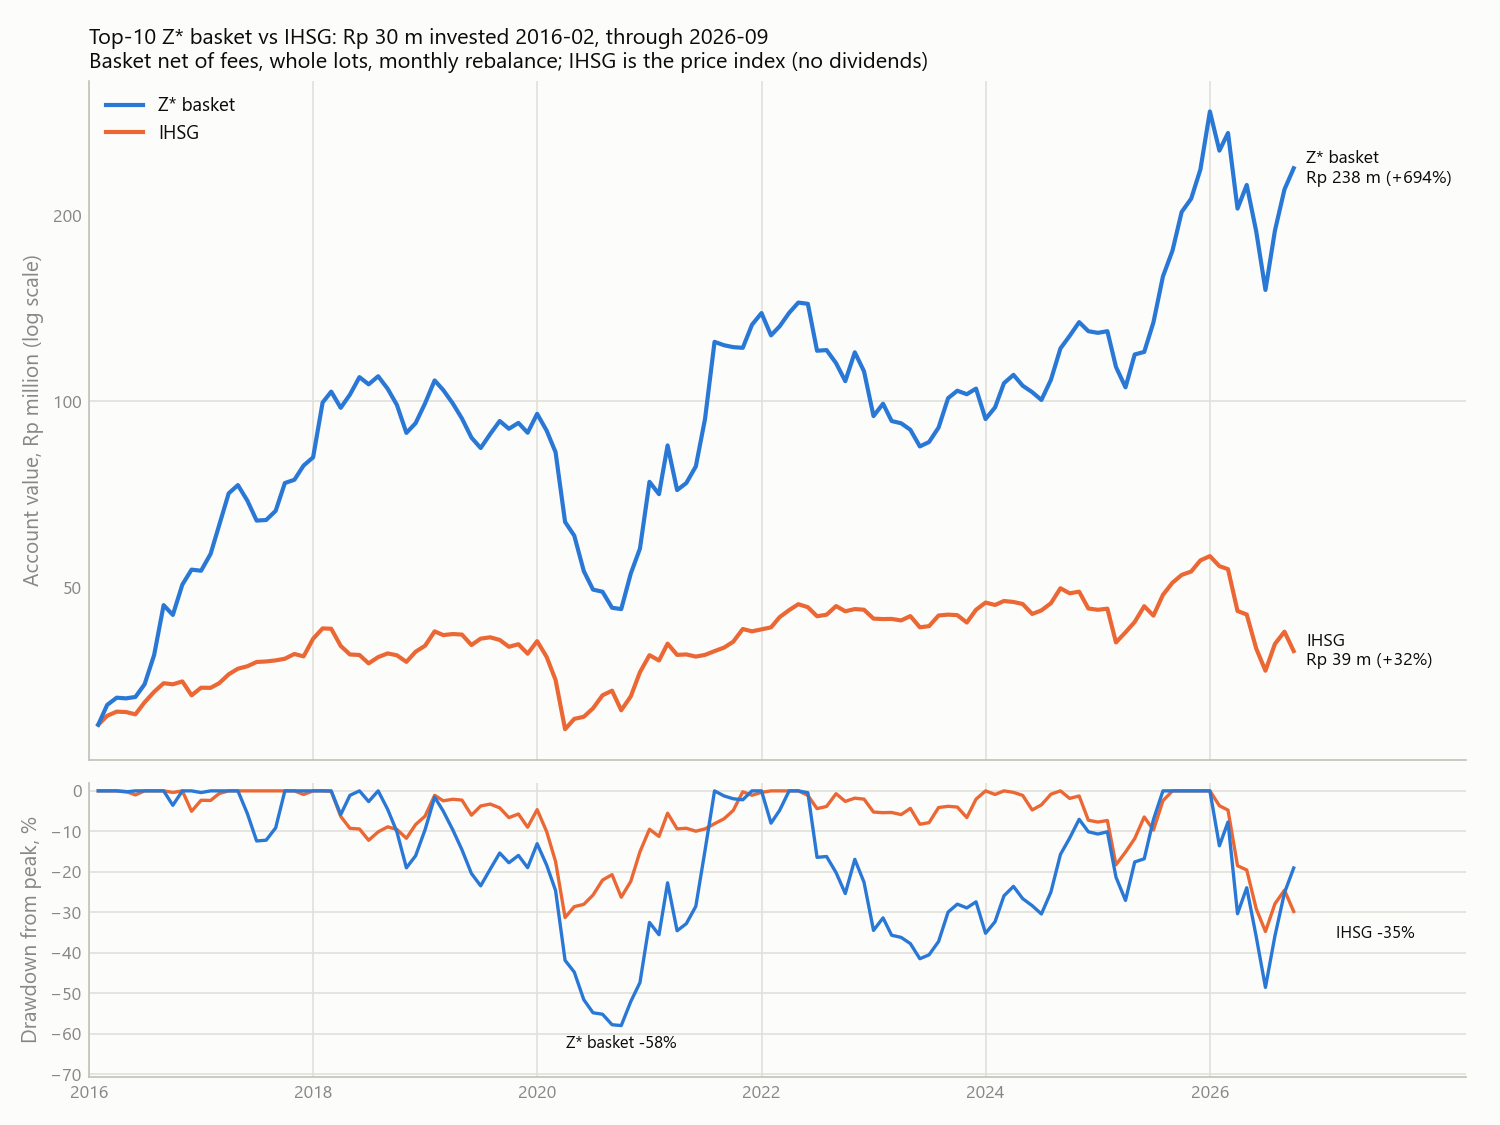

This chart was generated by the following Python code:
"""Step 08b - the basket account (nav.csv from run.py) against the IDX Composite (IHSG).

IHSG is the price index (no dividends, no costs); the basket is net of fees with dividends reinvested, so the
comparison flatters the basket by the index's dividend yield (roughly 2-3% a year).
Outputs (08_basket/): vs_ihsg.png, vs_ihsg.md, vs_ihsg.csv (monthly series).
"""
import sys
from pathlib import Path

import matplotlib
matplotlib.use("Agg")
import matplotlib.pyplot as plt  # noqa: E402
import numpy as np  # noqa: E402
import pandas as pd  # noqa: E402
from matplotlib.ticker import FuncFormatter  # noqa: E402

ROOT = Path(__file__).resolve().parents[1]
sys.path.insert(0, str(ROOT))
from config import settings as S  # noqa: E402
from lib.io import load, to_markdown  # noqa: E402

OUT = ROOT / "08_basket"
BASKET, INDEX = "Z* basket", "IHSG"
COLORS = {BASKET: "#2a78d6", INDEX: "#eb6834"}
INK, MUTED, GRID, SURFACE = "#0b0b0b", "#898781", "#e1e0d9", "#fcfcfb"


def stats(r, rf):
    v = (1 + r).cumprod()
    return {"months": len(r), "total_%": 100 * (v.iloc[-1] - 1), "CAGR_%": 100 * (v.iloc[-1] ** (12 / len(r)) - 1),
            "ann_vol_%": 100 * r.std() * np.sqrt(12),
            "sharpe": (r - rf.reindex(r.index)).mean() / r.std() * np.sqrt(12),
            "max_DD_%": 100 * (v / v.cummax().clip(lower=1) - 1).min(), "worst_month_%": 100 * r.min(),
            "hit_%": 100 * (r > 0).mean()}


def main():
    nav = pd.read_csv(OUT / "nav.csv")
    idx = pd.PeriodIndex(nav.month, freq="M")
    fm = load(S.INTERIM / "factors_monthly.pkl")
    rf = load(S.PROCESSED / "aggregates_monthly.pkl")["Rf"]
    r = pd.DataFrame({BASKET: nav.ret_pct.values / 100, INDEX: fm["IHSG"].reindex(idx).values}, index=idx)
    capital = nav.nav_start.iloc[0]

    rows = {}
    for label, n in (("full", len(r)), ("10y", 120), ("5y", 60), ("3y", 36), ("1y", 12)):
        for name in r:
            rows[(label, name)] = stats(r[name].iloc[-n:], rf)
    st = pd.DataFrame(rows).T.round(2)
    st.index.names = ["window", "portfolio"]
    yr = (100 * ((1 + r).groupby(r.index.year).prod() - 1)).round(1)
    yr["excess_pp"] = (yr[BASKET] - yr[INDEX]).round(1)
    yr.index.name = "year"
    ex = r[BASKET] - r[INDEX]
    beta = r[BASKET].cov(r[INDEX]) / r[INDEX].var()
    alpha = 12 * ((r[BASKET] - rf.reindex(idx)).mean() - beta * (r[INDEX] - rf.reindex(idx)).mean())
    rel = {"months basket beat IHSG_%": 100 * (ex > 0).mean(), "years basket beat IHSG": f"{(yr.excess_pp > 0).sum()} of {len(yr)}",
           "correlation": r[BASKET].corr(r[INDEX]), "beta to IHSG": beta, "alpha_%/yr": 100 * alpha,
           "tracking_error_%/yr": 100 * ex.std() * np.sqrt(12),
           "information_ratio": ex.mean() / ex.std() * np.sqrt(12)}
    rel = pd.DataFrame({"value": {k: v if isinstance(v, str) else f"{v:.2f}" for k, v in rel.items()}})
    rel.index.name = "measure"

    w = capital * (1 + r).cumprod()
    w.loc[idx[0] - 1] = capital
    w = w.sort_index()
    dd = 100 * (w / w.cummax() - 1)
    x = w.index.to_timestamp(how="end")
    w.assign(**{f"dd_{c}": dd[c] for c in dd}).round(2).to_csv(OUT / "vs_ihsg.csv", index_label="month")

    plt.rcParams.update({"font.family": "sans-serif", "font.sans-serif": ["Segoe UI", "DejaVu Sans"],
                         "axes.edgecolor": "#c3c2b7", "text.color": INK, "axes.labelcolor": MUTED,
                         "xtick.color": MUTED, "ytick.color": MUTED})
    fig, (ax, ax2) = plt.subplots(2, 1, figsize=(10, 7.5), sharex=True, gridspec_kw={"height_ratios": [3, 1.3]},
                                  facecolor=SURFACE)
    for name in (INDEX, BASKET):
        ax.plot(x, w[name], color=COLORS[name], lw=2, label=name)
        ax.annotate(f"{name}\nRp {w[name].iloc[-1] / 1e6:,.0f} m ({100 * (w[name].iloc[-1] / capital - 1):+,.0f}%)",
                    (x[-1], w[name].iloc[-1]), xytext=(6, 0), textcoords="offset points", va="center", fontsize=8.5,
                    color=INK)
        ax2.plot(x, dd[name], color=COLORS[name], lw=1.6, label=name)
        off, ha = ((0, -11), "center") if name == BASKET else ((34, -3), "left")   # IHSG low sits inside the basket's
        ax2.annotate(f"{name} {dd[name].min():.0f}%", (x[dd[name].argmin()], dd[name].min()), xytext=off,
                     textcoords="offset points", ha=ha, fontsize=8, color=INK)
    ax.set_yscale("log")
    ax.yaxis.set_major_formatter(FuncFormatter(lambda v, _: f"{v / 1e6:,.0f}"))
    ax.yaxis.set_minor_formatter(FuncFormatter(lambda v, _: f"{v / 1e6:,.0f}" if str(v)[0] in "25" else ""))
    ax.set_ylabel("Account value, Rp million (log scale)")
    ax.set_title(f"Top-10 Z* basket vs IHSG: Rp {capital / 1e6:.0f} m invested {idx[0]}, through {idx[-1]}\n"
                 "Basket net of fees, whole lots, monthly rebalance; IHSG is the price index (no dividends)",
                 fontsize=10.5, loc="left")
    ax2.set_ylabel("Drawdown from peak, %")
    ax2.set_ylim(dd.min().min() * 1.22, 2)
    for a in (ax, ax2):
        a.set_facecolor(SURFACE)
        a.grid(color=GRID, lw=0.8, which="major")
        a.spines[["top", "right"]].set_visible(False)
        a.tick_params(which="both", length=0, labelsize=8.5)
    ax.legend(*[h[::-1] for h in ax.get_legend_handles_labels()], fontsize=9, loc="upper left", frameon=False)
    ax.set_xlim(x[0], x[-1] + pd.Timedelta(days=560))     # room for the end labels
    ax.set_xticks(pd.date_range(f"{x[0].year}", f"{x[-1].year}", freq="2YS"))
    ax.set_xticklabels([str(y) for y in range(x[0].year, x[-1].year + 1, 2)])
    fig.tight_layout()
    fig.savefig(OUT / "vs_ihsg.png", dpi=150, facecolor=SURFACE)
    plt.close(fig)

    L = [f"# Basket vs IHSG, {idx[0]}..{idx[-1]}", "",
         f"Rp {capital:,.0f} in the top-10 Z* basket account (net of fees, whole lots, dividends reinvested) against the "
         "same amount in the IDX Composite. IHSG is the price index: it excludes dividends (roughly 2-3% a year) and "
         "any cost of holding it, so the basket's edge is overstated by about that much.", "",
         "![Basket vs IHSG](vs_ihsg.png)", "",
         "## Performance by window", "", to_markdown(st.reset_index()), "",
         "## Relative to IHSG (full period)", "", to_markdown(rel), "",
         "## Calendar years (%)", "", to_markdown(yr.reset_index()), ""]
    (OUT / "vs_ihsg.md").write_text("\n".join(L), encoding="utf-8")
    pd.set_option("display.width", 200)
    print(st.to_string()); print(rel.to_string()); print(yr.to_string())


if __name__ == "__main__":
    main()
